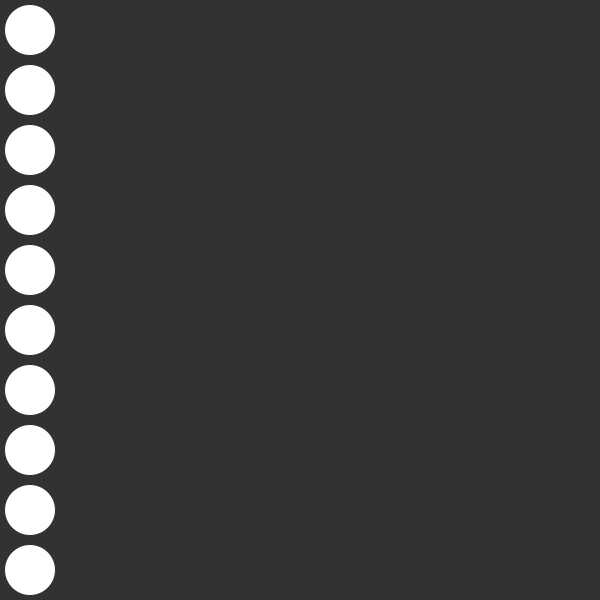
Frame 1 (no input)
Frame 60 (the mouse pressed at the canvas centre just before this capture): identical to frame 1, image omitted
Frame 120 (the mouse held since frame 60 and released just before this capture): identical to frame 1, image omitted

The Processing sketch that drew this single still picture (run headless with seeded random() and noise(); from frame 60 on, the mouse is pressed at the canvas centre):

// Processing sketch: w14_05
// ── w14_05.pde
// This sketch uses a loop to draw a group of 
// ellipses. It uses a single float to represent
// their x positions. Replace this float with an
// array of floats so that each ellipse can have 
// a unique x position, then increment the position
// if the mouse is inside the ellipse.

// create an array of values corresponding
// to each ellipse here:
int x;

void setup() {
  size(600, 600);
  
  // give the array values  
  x = 30;
  
  noStroke();
}

void draw() {
  background(50);
  for (int i = 0; i < 10; i++) {
    float y = 30 + i * 60;

    // check to see if you should increment 
    // the value at each position in the array
    // and then draw at that position
    
    ellipse(x, y, 50, 50);
  }
}
